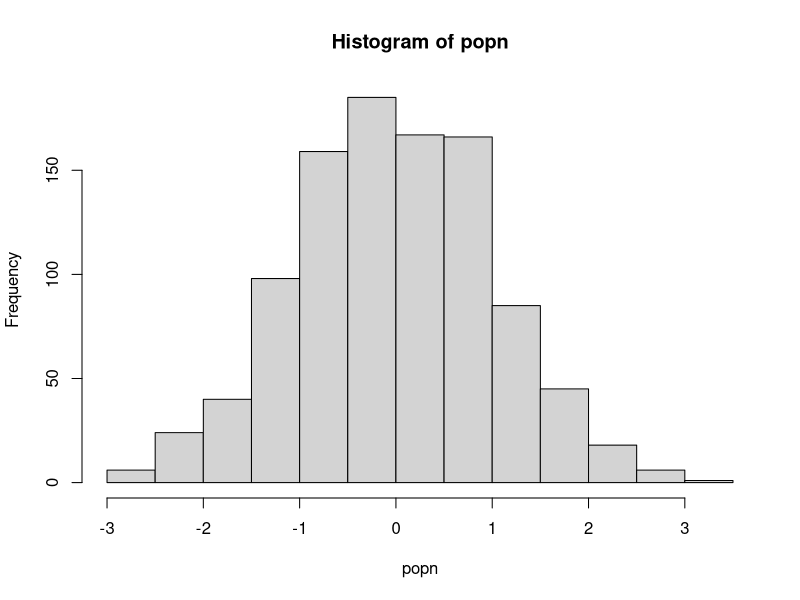

This figure's R source:
### Functions ###

## A function to take a sample of size n from a population "popn" ad return its mean
myexperiment <- function(popn, n) {
    pop_sample <- sample(popn, n, replace = FALSE)
    return( mean(pop_sample))
}

## Calculate means using a for loop without preallocation:
loopy_sample1 <- function(popn, n, num) {
    result1 <- vector() # intialize empty vector of size 1
    for(i in 1:num) {
        result1 <- c(result1, myexperiment(popn, n))
    }
    return(result1)
}

## To run "num" iterations of the experiment using a for loop on a vector with preallocation:
loopy_sample2 <- function(popn, n, num) {
    result2 <- vector(,num) #preallocate expected size
    for(i in 1:num) {
        result2[i] <- myexperiment(popn, n)
    }
    return(result2)
}

## To run "num" iterations of the experiment using a for loop on a list with preallocation:
loopy_sample3 <- function(popn, n, num) {
    result3 <- vector("list", num) # preallocate expected size
    for(i in 1:num) {
        result3[[i]] <- myexperiment(popn, n)
    }
    return(result3)
}

## To run "num" iterations of the experiment using vectorization with lapply:
lapply_sample <- function(popn, n, num) {
    result4 <- lapply(1:num, function(i) myexperiment(popn, n))
    return(result4)
}

## To run "num" iterations of the experiment using vectorization with lapply
sapply_sample <- function(popn, n, num) {
    result5 <- sapply(1:num, function(i) myexperiment(popn, n))
    return(result5)
}

### Generate a population ###
popn <- rnorm(1000)
hist(popn)

### Run and time the differences ###
n <- 20 # sample size for each experiment
num <- 1000 # number of times to return the experiment

print("The loopy, non-preallocation approach takes:")
print(system.time(loopy_sample1(popn, n, num)))

print("The loopy, but with preallocation approach takes:")
print(system.time(loopy_sample2(popn, n, num)))

print("The loopy, non-preallocation approach on a list takes:")
print(system.time(loopy_sample3(popn, n, num)))

print("The vectorized sapply approach takes:")
print(system.time(sapply_sample(popn, n, num)))

print("The vectorized lapply approach takes:")
print(system.time(lapply_sample(popn, n, num)))